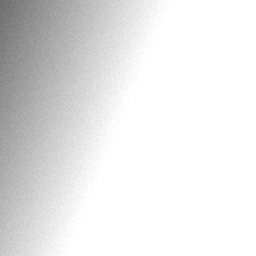
#> input picture img/cover.png, 256 x 256 px
$ python gen_ch02_figures.py
#> lines starting #> are read from the running program, lines starting #| are printed output that depends on the picture
# -*- coding: utf-8 -*-
"""为第 2 章(Python/NumPy/Pillow 工具链)生成真实数据驱动的可视化图。

数据: data/campus_jpg/ 下的一张真实 JPEG。
内容:
  - py_image_array : 原图 | R | G | B 通道 | 转灰度, 并标注数组形状/类型
  - py_dtype_culprit: 展示 uint8 溢出回绕(200+100=44)与切片/转置视图 vs 连续数组

输出: teaching/web/{zh,en}/assets/*.png (双语标签)
用法: python teaching/gen_ch02_figures.py
"""
from __future__ import annotations
import os
import numpy as np
from PIL import Image
import matplotlib
matplotlib.use("Agg")
import matplotlib.pyplot as plt
from matplotlib import font_manager

ROOT = os.path.dirname(os.path.dirname(os.path.abspath(__file__)))
ZH = os.path.join(ROOT, "teaching", "web", "zh", "assets")
EN = os.path.join(ROOT, "teaching", "web", "en", "assets")
CANDIDATES = [
    os.path.join(ROOT, "data", "campus_jpg", f) for f in
    sorted(os.listdir(os.path.join(ROOT, "data", "campus_jpg"))) if f.lower().endswith((".jpg", ".jpeg"))
]
os.makedirs(ZH, exist_ok=True); os.makedirs(EN, exist_ok=True)

_avail = {f.name for f in font_manager.fontManager.ttflist}
for _c in ["Microsoft YaHei", "SimHei", "DengXian", "SimSun"]:
    if _c in _avail:
        plt.rcParams["font.family"] = [_c, "DejaVu Sans"]; break
plt.rcParams["axes.unicode_minus"] = False
plt.rcParams["savefig.bbox"] = "tight"
plt.rcParams["figure.dpi"] = 150
plt.rcParams["savefig.dpi"] = 150

L = {
    "zh": {
        "panels": ["原图 (RGB)", "R 通道", "G 通道", "B 通道", "转灰度 (L)"],
        "ch_title": "图 2-1  一张图 = 一个数组: 彩色是 (H,W,3), 灰度是 (H,W), 类型都是 uint8\n(真实相机照片, 原尺寸 {}×{}×3)",
        "dtype_titles": [
            "① np.zeros((8,8),uint8) + 画方块\n元素类型 uint8 (0-255)",
            "② uint8 溢出回绕: 200+100={} (不是 300)\n所以改位用 ^1 而不是 ±1",
            "③ 转置/切片得『视图』, 内存不连续:\n   b = a.T          # 视图, shape=(8,8)\n   np.ascontiguousarray(b)  # 拷贝成连续\n很多底层库(如 PIL/PyTorch/ctypes)喜欢连续数组, 保存前要转一下。",
        ],
        "dtype_title": "图 2-2  dtype 与内存布局: 两条最容易被绕进去的坑",
    },
    "en": {
        "panels": ["original (RGB)", "R channel", "G channel", "B channel", "grayscale (L)"],
        "ch_title": "Fig. 2-1  an image is an array: color is (H,W,3), grayscale is (H,W), both uint8\n(real camera photo, original {}×{}×{})",
        "dtype_titles": [
            "(1) np.zeros((8,8),uint8) + a square\n element type uint8 (0-255)",
            "(2) uint8 overflow wraparound: 200+100={} (not 300)\n hence flipping bits uses ^1 not ±1",
            "(3) transpose/slice gives a 'view', non-contiguous memory:\n   b = a.T          # view, shape=(8,8)\n   np.ascontiguousarray(b)  # copy to contiguous\nmany low-level libs (PIL/PyTorch/ctypes) want contiguous arrays; convert before saving.",
        ],
        "dtype_title": "Fig. 2-2  dtype and memory layout: two easy pitfalls",
    },
}


def setstyle():
    for s in ["seaborn-v0_8-whitegrid", "seaborn-whitegrid", "ggplot"]:
        try:
            plt.style.use(s); break
        except Exception:
            continue
    for _c in ["Microsoft YaHei", "SimHei", "DengXian", "SimSun"]:
        if _c in _avail:
            plt.rcParams["font.family"] = "sans-serif"
            plt.rcParams["font.sans-serif"] = [_c, "DejaVu Sans"]
            plt.rcParams["font.family"] = [_c, "DejaVu Sans"]; break


def out(name, lang):
    p = os.path.join(ZH if lang == "zh" else EN, name)
    plt.savefig(p); plt.close("all")
    print(f"  [ok] {lang}/{name}  {os.path.getsize(p)//1024} KB")


def fig_channels(img_rgb, lang):
    S = L[lang]
    h, w, _ = img_rgb.shape
    disp = Image.fromarray(img_rgb); disp.thumbnail((200, 200))
    d = np.asarray(disp, np.uint8)
    panels = [(S["panels"][0], d), (S["panels"][1], d[..., 0]), (S["panels"][2], d[..., 1]),
              (S["panels"][3], d[..., 2]), (S["panels"][4], np.asarray(Image.fromarray(d).convert("L"), np.uint8))]
    fig, axes = plt.subplots(1, 5, figsize=(15.5, 3.6))
    for ax, (t, im) in zip(axes, panels):
        if im.ndim == 3:
            ax.imshow(im)
        else:
            ax.imshow(im, cmap="gray", vmin=0, vmax=255)
        ax.set_title(t, fontsize=9)
        ax.axis("off")
    fig.suptitle(S["ch_title"].format(h, w, 3), fontsize=11)
    fig.tight_layout(rect=[0, 0, 1, 0.86])
    out("py_image_array.png", lang)


def fig_dtype(lang):
    S = L[lang]
    a = np.zeros((8, 8), dtype=np.uint8)
    a[2:6, 2:6] = 255
    val = np.uint8(200)
    wrap = val + np.uint8(100)
    fig, axes = plt.subplots(1, 3, figsize=(12.5, 3.8))
    axes[0].imshow(a, cmap="gray", vmin=0, vmax=255)
    axes[0].set_title(S["dtype_titles"][0], fontsize=9)
    axes[1].bar(["200", "+100", "=result"], [200, 100, int(wrap)], color=["#1f77b4", "#1f77b4", "#d62728"])
    axes[1].set_title(S["dtype_titles"][1].format(int(wrap)), fontsize=9)
    axes[1].set_ylim(0, 320)
    axes[2].axis("off")
    axes[2].text(0.05, 0.8, S["dtype_titles"][2], fontsize=9, va="top")
    fig.suptitle(S["dtype_title"], fontsize=11)
    fig.tight_layout(rect=[0, 0, 1, 0.86])
    out("py_dtype_culprit.png", lang)


def main():
    setstyle()
    if not CANDIDATES:
        print("未找到校园 JPEG, 用 cover.png 替代")
        img_rgb = np.asarray(Image.open(os.path.join(ROOT, "img", "cover.png")).convert("RGB"), np.uint8)
    else:
        img_rgb = np.asarray(Image.open(CANDIDATES[0]).convert("RGB"), np.uint8)
    print("源图", CANDIDATES[0] if CANDIDATES else "cover", img_rgb.shape)
#| 源图 cover (256, 256, 3)
    for lang in ("zh", "en"):
        fig_channels(img_rgb, lang)
        fig_dtype(lang)
#> this loop made 2 passes
#> pass 1, in out, `plt.savefig(p)`:
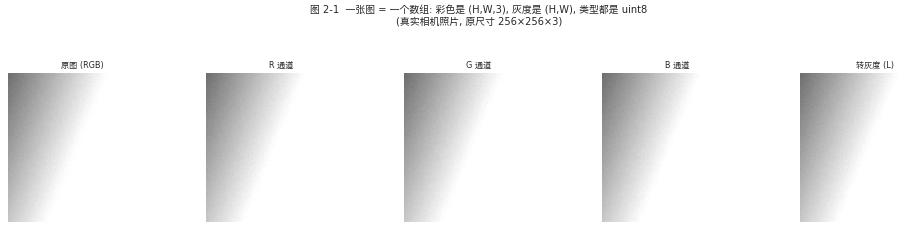
#> figure drawn by matplotlib, 5 panels
#> pass 1, in out (call 2), `plt.savefig(p)`:
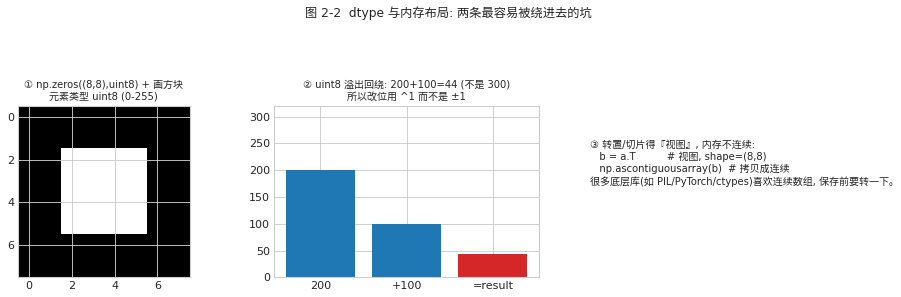
#> figure drawn by matplotlib, 2 panels; panel 2: tallest bar 200 high, from x = -0.4 to 0.4
#> pass 2, in out (call 3), `plt.savefig(p)`:
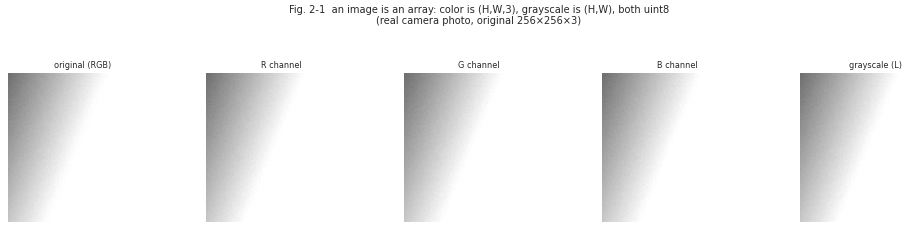
#> figure drawn by matplotlib, 5 panels
#> pass 2, in out (call 4), `plt.savefig(p)`:
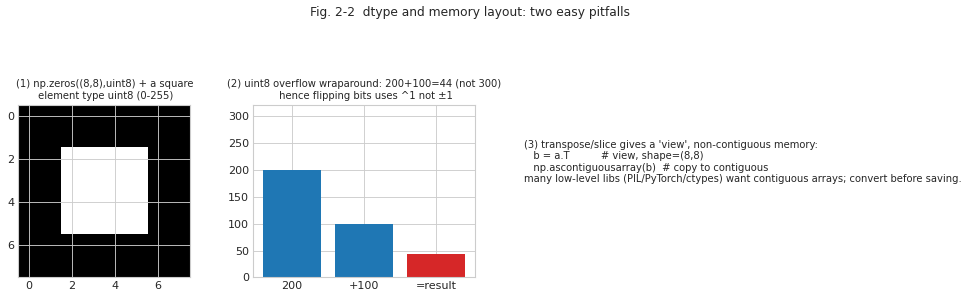
#> figure drawn by matplotlib, 2 panels; panel 2: tallest bar 200 high, from x = -0.4 to 0.4
    print("完成 → ", ZH)


if __name__ == "__main__":
    main()
